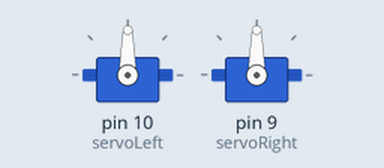
Bench run of a sketch on a simulated Arduino Uno, built with avr-gcc and run on an emulated ATmega328P. Parts: 2 × servo.

Above: at 0.1 s.
At 15.1 s:
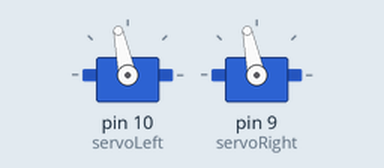
Timing chart, 0 to 16.6 s (numbered marks = the images above):
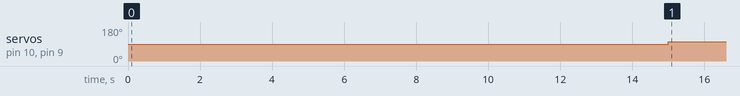

Measured:
- by itself, servo on pin 10 (servoLeft), servo on pin 9 (servoRight): 90° → 102° at 15.0 s

The sketch:

ServoIndependentControl.ino
```cpp
#include <Servo.h>

Servo servoLeft;          // Define left servo
Servo servoRight;         // Define right servo

long OnTime1 = 15000;           // milliseconds of on-time
long OnTime2 = 15000;
unsigned long previousMillis1 = 0;
unsigned long previousMillis2 = 0;
void setup()
{
 servoLeft.attach(10);  // Set left servo to digital pin 10
 servoRight.attach(9);  // Set right servo to digital pin 9
}

void loop()
{
  // check to see if it's time to change the state of the LED
  unsigned long currentMillis = millis();

  if (currentMillis - previousMillis1 >= OnTime1)
  {
   previousMillis1 = currentMillis;
   forwardLeft();
  }


  if(currentMillis - previousMillis2 >= OnTime2)
  {
    previousMillis2 = currentMillis;
    forwardRight();
  }

}


void forwardLeft() {
  servoLeft.writeMicroseconds(1600);
}

void forwardRight() {
  servoRight.writeMicroseconds(1600);
}
```
